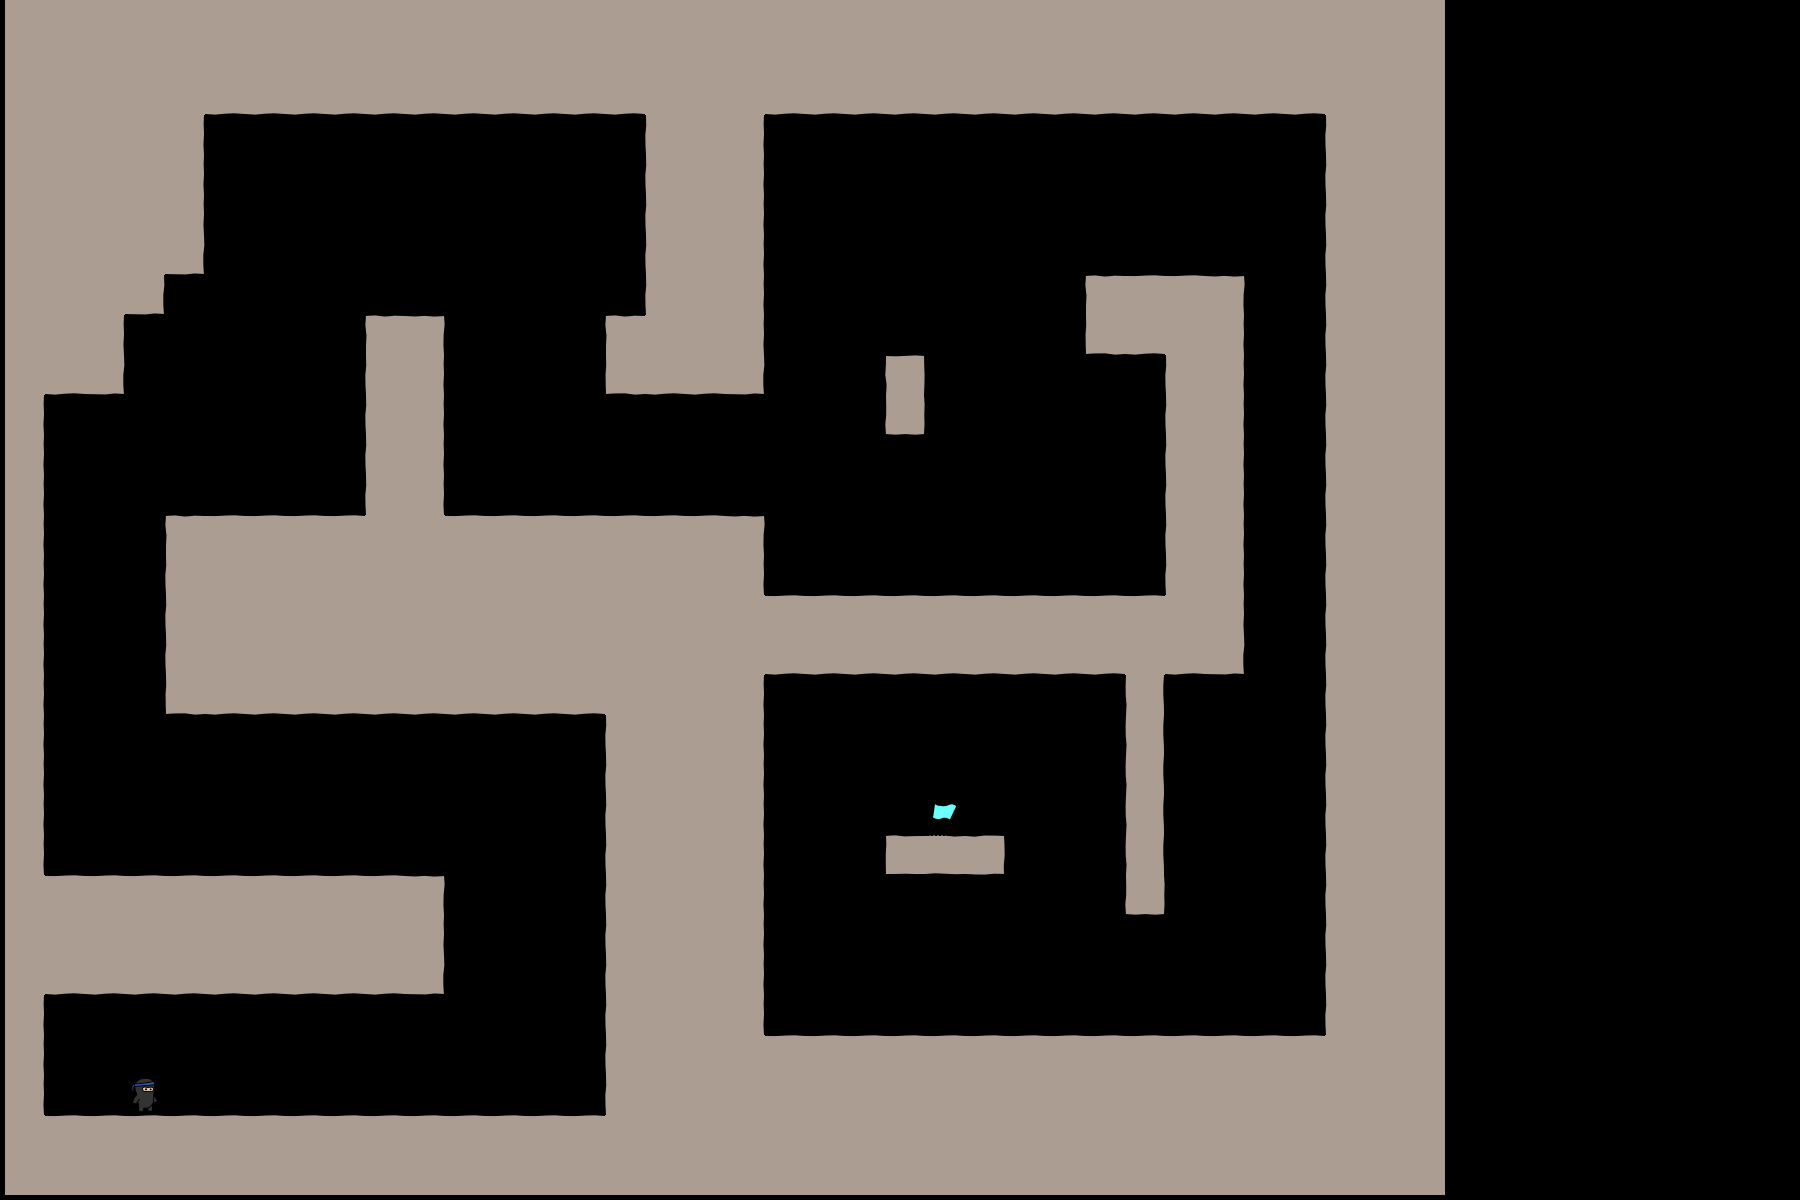

A level layout from a 2D game, rendered from its tile map. Below: a short description, then the map file with its tile-grid data intact:
An orthogonal 45x30 tile map with 40x40 px tiles, 3 tile layers (bg, objects, fg), 2 tilesets.

<map version="1.0" orientation="orthogonal" width="45" height="30" tilewidth="40" tileheight="40">
 <tileset firstgid="1" name="world1" tilewidth="50" tileheight="50">
  <image source="world1.png" width="400" height="400" />
 </tileset>
 <tileset firstgid="65" name="objectpalette" tilewidth="50" tileheight="50">
  <image source="objectpalette.png" width="400" height="400" />
 </tileset>
 <layer name="bg" width="36" height="30">
  <data encoding="csv">  18,18,18,18,18,18,18,18,18,18,18,18,18,18,18,18,18,18,18,18,18,18,18,18,18,18,18,18,18,18,18,18,18,18,18,18,
  18,18,18,18,18,18,18,18,18,18,18,18,18,18,18,18,18,18,18,18,18,18,18,18,18,18,18,18,18,18,18,18,18,18,18,18,
  18,18,18,18,18,26,26,26,26,26,26,26,26,26,26,26,18,18,18,26,26,26,26,26,26,26,26,26,26,26,26,26,26,18,18,18,
  18,18,18,18,19,0,0,0,0,0,0,0,0,0,0,0,17,18,19,0,0,0,0,0,0,0,0,0,0,0,0,0,0,17,18,18,
  18,18,18,18,19,0,0,0,0,0,0,0,0,0,0,0,17,18,19,0,0,0,0,0,0,0,0,0,0,0,0,0,0,17,18,18,
  18,18,18,18,19,0,0,0,0,0,0,0,0,0,0,0,17,18,19,0,0,0,0,0,0,0,0,0,0,0,0,0,0,17,18,18,
  18,18,18,18,27,0,0,0,0,0,0,0,0,0,0,0,17,18,19,0,0,0,0,0,0,0,0,0,0,0,0,0,0,17,18,18,
  18,18,18,27,0,0,0,0,0,0,0,0,0,0,0,0,17,18,19,0,0,0,0,0,0,0,0,9,10,10,11,0,0,17,18,18,
  18,18,19,0,0,0,0,0,0,9,11,0,0,0,0,9,18,18,19,0,0,0,0,0,0,0,0,25,26,18,19,0,0,17,18,18,
  18,26,27,0,0,0,0,0,0,17,19,0,0,0,0,25,26,26,27,0,0,0,12,0,0,0,0,0,0,17,19,0,0,17,18,18,
  19,0,0,0,0,0,0,0,0,17,19,0,0,0,0,0,0,0,0,0,0,0,28,0,0,0,0,0,0,17,19,0,0,17,18,18,
  19,0,0,0,0,0,0,0,0,17,19,0,0,0,0,0,0,0,0,0,0,0,0,0,0,0,0,0,0,17,19,0,0,17,18,18,
  19,0,0,0,0,0,0,0,0,17,19,0,0,0,0,0,0,0,0,0,0,0,0,0,0,0,0,0,0,17,19,0,0,17,18,18,
  19,0,0,0,9,10,10,10,10,18,18,10,10,10,10,10,10,10,11,0,0,0,0,0,0,0,0,0,0,17,19,0,0,17,18,18,
  19,0,0,0,17,18,18,18,18,18,18,18,18,18,18,18,18,18,19,0,0,0,0,0,0,0,0,0,0,17,19,0,0,17,18,18,
  19,0,0,0,17,18,18,18,18,18,18,18,18,18,18,18,18,18,18,10,10,10,10,10,10,10,10,10,10,18,19,0,0,17,18,18,
  19,0,0,0,17,18,18,18,18,18,18,18,18,18,18,18,18,18,18,26,26,26,26,26,26,26,26,26,18,26,27,0,0,17,18,18,
  19,0,0,0,25,26,26,26,26,26,26,26,26,26,26,18,18,18,19,0,0,0,0,0,0,0,0,0,20,0,0,0,0,17,18,18,
  19,0,0,0,0,0,0,0,0,0,0,0,0,0,0,17,18,18,19,0,0,0,0,0,0,0,0,0,20,0,0,0,0,17,18,18,
  19,0,0,0,0,0,0,0,0,0,0,0,0,0,0,17,18,18,19,0,0,0,0,0,0,0,0,0,20,0,0,0,0,17,18,18,
  19,0,0,0,0,0,0,0,0,0,0,0,0,0,0,17,18,18,19,0,0,0,0,0,0,0,0,0,20,0,0,0,0,17,18,18,
  19,0,0,0,0,0,0,0,0,0,0,0,0,0,0,17,18,18,19,0,0,0,1,2,3,0,0,0,20,0,0,0,0,17,18,18,
  18,10,10,10,10,10,10,10,10,10,11,0,0,0,0,17,18,18,19,0,0,0,0,0,0,0,0,0,28,0,0,0,0,17,18,18,
  18,18,18,18,18,18,18,18,18,18,19,0,0,0,0,17,18,18,19,0,0,0,0,0,0,0,0,0,0,0,0,0,0,17,18,18,
  18,26,26,26,26,26,26,26,26,26,27,0,0,0,0,17,18,18,19,0,0,0,0,0,0,0,0,0,0,0,0,0,0,17,18,18,
  19,0,0,0,0,0,0,0,0,0,0,0,0,0,0,17,18,18,19,0,0,0,0,0,0,0,0,0,0,0,0,0,0,17,18,18,
  19,0,0,0,0,0,0,0,0,0,0,0,0,0,0,17,18,18,18,10,10,10,10,10,10,10,10,10,10,10,10,10,10,18,18,18,
  19,0,0,0,0,0,0,0,0,0,0,0,0,0,0,17,18,18,18,18,18,18,18,18,18,18,18,18,18,18,18,18,18,18,18,18,
  18,10,10,10,10,10,10,10,10,10,10,10,10,10,10,18,18,18,18,18,18,18,18,18,18,18,18,18,18,18,18,18,18,18,18,18,
  18,18,18,18,18,18,18,18,18,18,18,18,18,18,18,18,18,18,18,18,18,18,18,18,18,18,18,18,18,18,18,18,18,18,18,18
</data>
 </layer>
 <layer name="objects" width="36" height="30">
  <data encoding="csv">
  0,0,0,0,0,0,0,0,0,0,0,0,0,0,0,0,0,0,0,0,0,0,0,0,0,0,0,0,0,0,0,0,0,0,0,0,
  0,0,0,0,0,0,0,0,0,0,0,0,0,0,0,0,0,0,0,0,0,0,0,0,0,0,0,0,0,0,0,0,0,0,0,0,
  0,0,0,0,0,0,0,0,0,0,0,0,0,0,0,0,0,0,0,0,0,0,0,0,0,0,0,0,0,0,0,0,0,0,0,0,
  0,0,0,0,0,0,0,0,0,0,0,0,0,0,0,0,0,0,0,0,0,0,0,0,0,0,0,0,0,0,0,0,0,0,0,0,
  0,0,0,0,0,0,0,0,0,0,0,0,0,0,0,0,0,0,0,0,0,0,0,0,0,0,0,0,0,0,0,0,0,0,0,0,
  0,0,0,0,0,0,0,0,0,0,0,0,0,0,0,0,0,0,0,0,0,0,0,0,0,0,0,0,0,0,0,0,0,0,0,0,
  0,0,0,0,0,0,0,0,0,0,0,0,0,0,0,0,0,0,0,0,0,0,0,0,0,0,0,0,0,0,0,0,0,0,0,0,
  0,0,0,0,0,0,0,0,0,0,0,0,0,0,0,0,0,0,0,0,0,0,0,0,0,0,0,0,0,0,0,0,0,0,0,0,
  0,0,0,0,0,0,0,0,0,0,0,0,0,0,0,0,0,0,0,0,0,0,0,0,0,0,0,0,0,0,0,0,0,0,0,0,
  0,0,0,0,0,0,0,0,0,0,0,0,0,0,0,0,0,0,0,0,0,0,0,0,0,0,0,0,0,0,0,0,0,0,0,0,
  0,0,0,0,0,0,0,0,0,0,0,0,0,0,0,0,0,0,0,0,0,0,0,0,0,0,0,0,0,0,0,0,0,0,0,0,
  0,0,0,0,0,0,0,0,0,0,0,0,0,0,0,0,0,0,0,0,0,0,0,0,0,0,0,0,0,0,0,0,0,0,0,0,
  0,0,0,0,0,0,0,0,0,0,0,0,0,0,0,0,0,0,0,0,0,0,0,0,0,0,0,0,0,0,0,0,0,0,0,0,
  0,0,0,0,0,0,0,0,0,0,0,0,0,0,0,0,0,0,0,0,0,0,0,0,0,0,0,0,0,0,0,0,0,0,0,0,
  0,0,0,0,0,0,0,0,0,0,0,0,0,0,0,0,0,0,0,0,0,0,0,0,0,0,0,0,0,0,0,0,0,0,0,0,
  0,0,0,0,0,0,0,0,0,0,0,0,0,0,0,0,0,0,0,0,0,0,0,0,0,0,0,0,0,0,0,0,0,0,0,0,
  0,0,0,0,0,0,0,0,0,0,0,0,0,0,0,0,0,0,0,0,0,0,0,0,0,0,0,0,0,0,0,0,0,0,0,0,
  0,0,0,0,0,0,0,0,0,0,0,0,0,0,0,0,0,0,0,0,0,0,0,0,0,0,0,0,0,0,0,0,0,0,0,0,
  0,0,0,0,0,0,0,0,0,0,0,0,0,0,0,0,0,0,0,0,0,0,0,0,0,0,0,0,0,0,0,0,0,0,0,0,
  0,0,0,0,0,0,0,0,0,0,0,0,0,0,0,0,0,0,0,0,0,0,0,0,0,0,0,0,0,0,0,0,0,0,0,0,
  0,0,0,0,0,0,0,0,0,0,0,0,0,0,0,0,0,0,0,0,0,0,0,66,0,0,0,0,0,0,0,0,0,0,0,0,
  0,0,0,0,0,0,0,0,0,0,0,0,0,0,0,0,0,0,0,0,0,0,0,0,0,0,0,0,0,0,0,0,0,0,0,0,
  0,0,0,0,0,0,0,0,0,0,0,0,0,0,0,0,0,0,0,0,0,0,0,0,0,0,0,0,0,0,0,0,0,0,0,0,
  0,0,0,0,0,0,0,0,0,0,0,0,0,0,0,0,0,0,0,0,0,0,0,0,0,0,0,0,0,0,0,0,0,0,0,0,
  0,0,0,0,0,0,0,0,0,0,0,0,0,0,0,0,0,0,0,0,0,0,0,0,0,0,0,0,0,0,0,0,0,0,0,0,
  0,0,0,0,0,0,0,0,0,0,0,0,0,0,0,0,0,0,0,0,0,0,0,0,0,0,0,0,0,0,0,0,0,0,0,0,
  0,0,0,0,0,0,0,0,0,0,0,0,0,0,0,0,0,0,0,0,0,0,0,0,0,0,0,0,0,0,0,0,0,0,0,0,
  0,0,0,65,0,0,0,0,0,0,0,0,0,0,0,0,0,0,0,0,0,0,0,0,0,0,0,0,0,0,0,0,0,0,0,0,
  0,0,0,0,0,0,0,0,0,0,0,0,0,0,0,0,0,0,0,0,0,0,0,0,0,0,0,0,0,0,0,0,0,0,0,0,
  0,0,0,0,0,0,0,0,0,0,0,0,0,0,0,0,0,0,0,0,0,0,0,0,0,0,0,0,0,0,0,0,0,0,0,0
</data>
 </layer>
 <layer name="fg" width="36" height="30">
  <data encoding="csv">
  0,0,0,0,0,0,0,0,0,0,0,0,0,0,0,0,0,0,0,0,0,0,0,0,0,0,0,0,0,0,0,0,0,0,0,0,
  0,0,0,0,0,0,0,0,0,0,0,0,0,0,0,0,0,0,0,0,0,0,0,0,0,0,0,0,0,0,0,0,0,0,0,0,
  0,0,0,0,0,0,0,0,0,0,0,0,0,0,0,0,0,0,0,0,0,0,0,0,0,0,0,0,0,0,0,0,0,0,0,0,
  0,0,0,0,0,0,0,0,0,0,0,0,0,0,0,0,0,0,0,0,0,0,0,0,0,0,0,0,0,0,0,0,0,0,0,0,
  0,0,0,0,0,0,0,0,0,0,0,0,0,0,0,0,0,0,0,0,0,0,0,0,0,0,0,0,0,0,0,0,0,0,0,0,
  0,0,0,0,0,0,0,0,0,0,0,0,0,0,0,0,0,0,0,0,0,0,0,0,0,0,0,0,0,0,0,0,0,0,0,0,
  0,0,0,0,0,0,0,0,0,0,0,0,0,0,0,0,0,0,0,0,0,0,0,0,0,0,0,0,0,0,0,0,0,0,0,0,
  0,0,0,0,0,0,0,0,0,0,0,0,0,0,0,0,0,0,0,0,0,0,0,0,0,0,0,0,0,0,0,0,0,0,0,0,
  0,0,0,0,0,0,0,0,0,0,0,0,0,0,0,0,0,0,0,0,0,0,0,0,0,0,0,0,0,0,0,0,0,0,0,0,
  0,0,0,0,0,0,0,0,0,0,0,0,0,0,0,0,0,0,0,0,0,0,0,0,0,0,0,0,0,0,0,0,0,0,0,0,
  0,0,0,0,0,0,0,0,0,0,0,0,0,0,0,0,0,0,0,0,0,0,0,0,0,0,0,0,0,0,0,0,0,0,0,0,
  0,0,0,0,0,0,0,0,0,0,0,0,0,0,0,0,0,0,0,0,0,0,0,0,0,0,0,0,0,0,0,0,0,0,0,0,
  0,0,0,0,0,0,0,0,0,0,0,0,0,0,0,0,0,0,0,0,0,0,0,0,0,0,0,0,0,0,0,0,0,0,0,0,
  0,0,0,0,0,0,0,0,0,0,0,0,0,0,0,0,0,0,0,0,0,0,0,0,0,0,0,0,0,0,0,0,0,0,0,0,
  0,0,0,0,0,0,0,0,0,0,0,0,0,0,0,0,0,0,0,0,0,0,0,0,0,0,0,0,0,0,0,0,0,0,0,0,
  0,0,0,0,0,0,0,0,0,0,0,0,0,0,0,0,0,0,0,0,0,0,0,0,0,0,0,0,0,0,0,0,0,0,0,0,
  0,0,0,0,0,0,0,0,0,0,0,0,0,0,0,0,0,0,0,0,0,0,0,0,0,0,0,0,0,0,0,0,0,0,0,0,
  0,0,0,0,0,0,0,0,0,0,0,0,0,0,0,0,0,0,0,0,0,0,0,0,0,0,0,0,0,0,0,0,0,0,0,0,
  0,0,0,0,0,0,0,0,0,0,0,0,0,0,0,0,0,0,0,0,0,0,0,0,0,0,0,0,0,0,0,0,0,0,0,0,
  0,0,0,0,0,0,0,0,0,0,0,0,0,0,0,0,0,0,0,0,0,0,0,0,0,0,0,0,0,0,0,0,0,0,0,0,
  0,0,0,0,0,0,0,0,0,0,0,0,0,0,0,0,0,0,0,0,0,0,0,0,0,0,0,0,0,0,0,0,0,0,0,0,
  0,0,0,0,0,0,0,0,0,0,0,0,0,0,0,0,0,0,0,0,0,0,0,0,0,0,0,0,0,0,0,0,0,0,0,0,
  0,0,0,0,0,0,0,0,0,0,0,0,0,0,0,0,0,0,0,0,0,0,0,0,0,0,0,0,0,0,0,0,0,0,0,0,
  0,0,0,0,0,0,0,0,0,0,0,0,0,0,0,0,0,0,0,0,0,0,0,0,0,0,0,0,0,0,0,0,0,0,0,0,
  0,0,0,0,0,0,0,0,0,0,0,0,0,0,0,0,0,0,0,0,0,0,0,0,0,0,0,0,0,0,0,0,0,0,0,0,
  0,0,0,0,0,0,0,0,0,0,0,0,0,0,0,0,0,0,0,0,0,0,0,0,0,0,0,0,0,0,0,0,0,0,0,0,
  0,0,0,0,0,0,0,0,0,0,0,0,0,0,0,0,0,0,0,0,0,0,0,0,0,0,0,0,0,0,0,0,0,0,0,0,
  0,0,0,0,0,0,0,0,0,0,0,0,0,0,0,0,0,0,0,0,0,0,0,0,0,0,0,0,0,0,0,0,0,0,0,0,
  0,0,0,0,0,0,0,0,0,0,0,0,0,0,0,0,0,0,0,0,0,0,0,0,0,0,0,0,0,0,0,0,0,0,0,0,
  0,0,0,0,0,0,0,0,0,0,0,0,0,0,0,0,0,0,0,0,0,0,0,0,0,0,0,0,0,0,0,0,0,0,0,0
</data>
 </layer>
</map>
